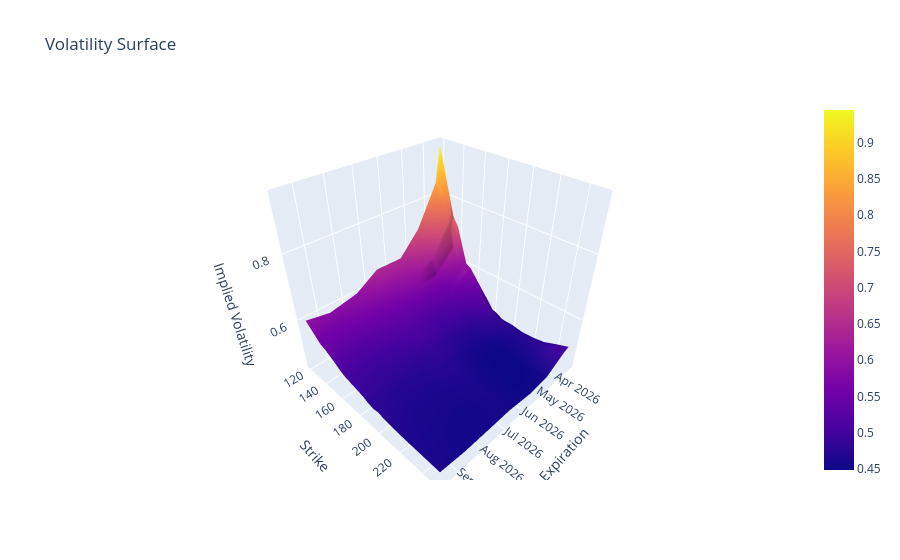

Notebook cell for this chart:
### Markdown cell above
I've also saved the values to a csv called vol_surface.csv

Now, lets plot it using plotly. Note: this will open up in a browser

### Code cell
import plotly.graph_objects as go

def plot_surface(surface):
    surface.columns = pd.to_datetime(surface.columns)
    x_data = surface.columns
    y_data = surface.index
    z_data = surface.values

    fig = go.Figure(data=[go.Surface(z=z_data, x=x_data, y=y_data)])
    fig.update_layout(
        title='Volatility Surface',
        scene=dict(
            xaxis_title='Expiration',
            yaxis_title='Strike',
            zaxis_title='Implied Volatility'
        ),
    )
    fig.show()

plot_surface(surface)

### Figure 1 — Plotly figure (JSON) as saved in the notebook; plotly's stock layout.template omitted (floating-point values rounded to 4 significant figures; data arrays with more than 128 entries replaced by an {"elided": "..."} marker saying what was removed)
{"data": [{"type": "surface", "x": ["2026-03-13T00:00:00.000000000", "2026-03-20T00:00:00.000000000", "2026-04-17T00:00:00.000000000", "2026-05-15T00:00:00.000000000", "2026-06-18T00:00:00.000000000", "2026-07-17T00:00:00.000000000", "2026-08-21T00:00:00.000000000", "2026-09-18T00:00:00.000000000"], "y": [120.0, 135.0, 140.0, 150.0, 155.0, 160.0, 170.0, 175.0, 180.0, 185.0, 190.0, 195.0, 200.0, 210.0, 220.0, 230.0, 240.0, 250.0], "z": {"elided": "18x8 float values"}}], "layout": {"scene": {"xaxis": {"title": {"text": "Expiration"}}, "yaxis": {"title": {"text": "Strike"}}, "zaxis": {"title": {"text": "Implied Volatility"}}}, "title": {"text": "Volatility Surface"}}}
